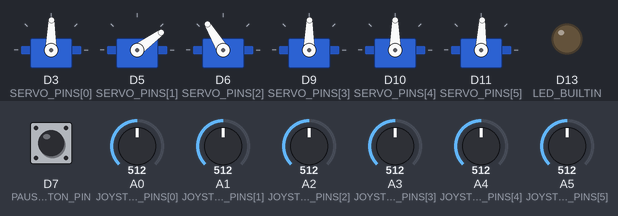
A sketch run on a simulated Arduino Uno R4 Minima. Shown: 6 × servo, output pins drawn as LEDs (lit = HIGH). Inputs (shaded band) come from the test bench; at power-on: A3 (JOYSTICK_PINS[3]) = 512, A0 (JOYSTICK_PINS[0]) = 512, A1 (JOYSTICK_PINS[1]) = 512, A2 (JOYSTICK_PINS[2]) = 512, A4 (JOYSTICK_PINS[4]) = 512, A5 (JOYSTICK_PINS[5]) = 512, D7 (PAUSE_BUTTON_PIN) HIGH (analog values on the 0–1023 scale).

Above: at 1.07 s.
1.8 s: A3 (JOYSTICK_PINS[3]) set to 100
At 2.4 s:
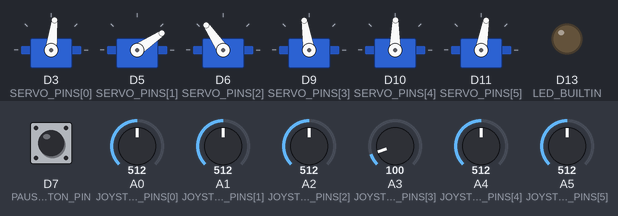
4.8 s: A0 (JOYSTICK_PINS[0]) set to 716
At 6.11 s:
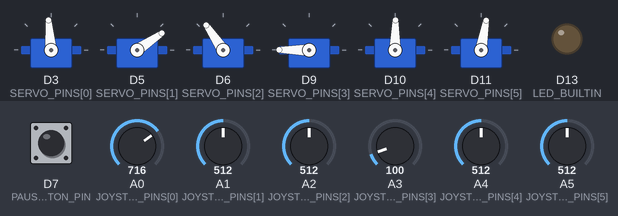
7.8 s: A1 (JOYSTICK_PINS[1]) set to 716
At 8.14 s:
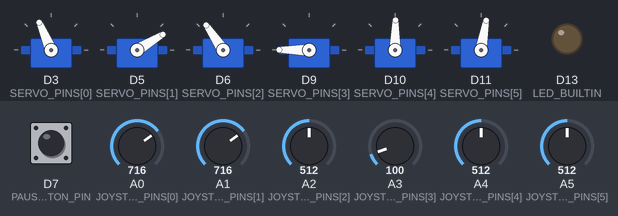
10.8 s: A2 (JOYSTICK_PINS[2]) set to 716
At 11.65 s:
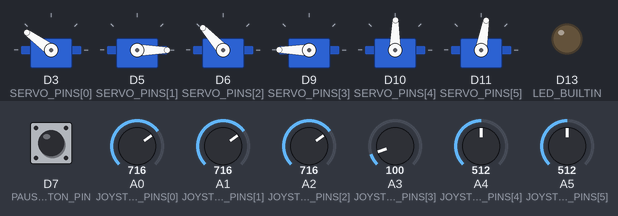
13.8 s: A4 (JOYSTICK_PINS[4]) set to 716
At 14.35 s:
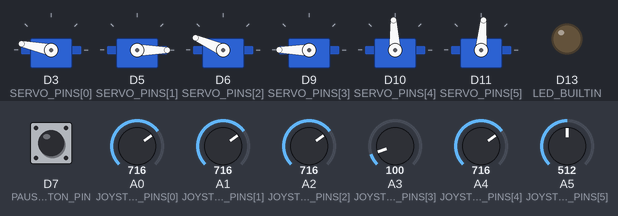
16.8 s: A5 (JOYSTICK_PINS[5]) set to 716
Timing chart, 0 to 26.0 s (numbered marks = the images above; inputs shaded):
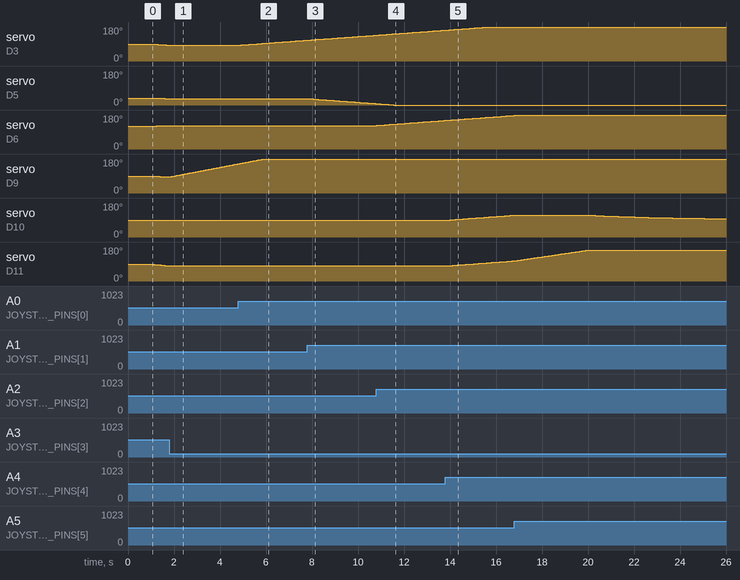

The sketch:

arm_motion_demo.ino
```cpp
/*
  Arduino Uno R4 WiFi: six servos, three joysticks, differential wrist

  Direct servo signals:
    Joint 1 -> Servo 1 -> D3
    Joint 2 -> Servo 2 -> D5
    Joint 3 -> Servo 3 -> D6
    Joint 4 -> Servo 4 -> D9

  Differential servo signals:
    Servo 5 -> D10
    Servo 6 -> D11

  Joystick axes:
    Joystick 1 X -> A0 -> Joint 1
    Joystick 1 Y -> A1 -> Joint 2
    Joystick 2 X -> A2 -> Joint 3
    Joystick 2 Y -> A3 -> Joint 4
    Joystick 3 X -> A4 -> Differential axis A
    Joystick 3 Y -> A5 -> Differential axis B

  Joystick 1 SW -> D7 -> Pause/resume automatic motion
  Joystick 2 and 3 SW -> Not connected

  Differential mixing:
    Servo 5 = center + axis A + axis B
    Servo 6 = center + axis A - axis B

  Moving any joystick immediately enters manual mode. After 10 seconds with
  all sticks centered, the arm returns smoothly to neutral and restarts the
  automatic demo unless auto motion has been paused with Joystick 1 SW.
*/

#include <Servo.h>
#include <math.h>

const byte DIRECT_JOINT_COUNT = 4;
const byte SERVO_COUNT = 6;
const byte CONTROL_COUNT = 6;
const byte DIFF_AXIS_A = 4;
const byte DIFF_AXIS_B = 5;

const byte SERVO_PINS[SERVO_COUNT] = {3, 5, 6, 9, 10, 11};
const byte JOYSTICK_PINS[CONTROL_COUNT] = {A0, A1, A2, A3, A4, A5};
const byte PAUSE_BUTTON_PIN = 7;

// Change an entry from 1.0 to -1.0 if that joystick axis is backward.
const float JOYSTICK_DIRECTION[CONTROL_COUNT] = {
  1.0, -1.0, 1.0, -1.0, 1.0, -1.0
};

// Change an entry to -1.0 if a differential servo is mechanically reversed.
const float DIFFERENTIAL_SERVO_DIRECTION[2] = {1.0, 1.0};

const float PHYSICAL_SERVO_RANGE = 270.0;
const float DIRECT_MIN[DIRECT_JOINT_COUNT] = {0.0, 0.0, 90.0, 0.0};
const float DIRECT_MAX[DIRECT_JOINT_COUNT] = {270.0, 112.5, 270.0, 270.0};

const float DIFFERENTIAL_CENTER = 135.0;

// abs(axis A) + abs(axis B) cannot exceed this value. With a 135-degree
// center, 110 leaves a 25-degree safety margin at both servo endpoints.
const float DIFFERENTIAL_MAX_COMBINED = 110.0;

const unsigned long MOVE_TIME_MS = 4000;
const unsigned long PAUSE_TIME_MS = 500;
const unsigned long MANUAL_TIMEOUT_MS = 10000;
const unsigned long UPDATE_INTERVAL_MS = 20;
const unsigned long BUTTON_DEBOUNCE_MS = 40;

// Maximum manual speed at full joystick deflection, in physical degrees/sec.
const float MAX_MANUAL_SPEED = 45.0;

// The Uno R4 ADC is configured for 12 bits: readings are from 0 to 4095.
const int ADC_MAX = 4095;
const int JOYSTICK_DEADZONE = 300;

// Each pose is:
// {Joint 1, Joint 2, Joint 3, Joint 4, Diff axis A, Diff axis B}
const float POSES[][CONTROL_COUNT] = {
  //                                 Diff A  Diff B   Resulting S5 / S6
  {135.0, 55.0, 180.0, 135.0,    0.0,    0.0},  // 135° / 135°
  { 90.0, 35.0, 210.0, 100.0,  -40.0,   30.0},  // 125° /  65°
  {120.0, 80.0, 140.0, 180.0,   45.0,   25.0},  // 205° / 155°
  {180.0, 40.0, 205.0, 170.0,   30.0,  -45.0},  // 120° / 210°
  {150.0, 70.0, 155.0,  80.0,  -35.0,  -35.0}   //  65° / 135°
};

const byte POSE_COUNT = sizeof(POSES) / sizeof(POSES[0]);

Servo servos[SERVO_COUNT];
float currentControl[CONTROL_COUNT];
float autoStartControl[CONTROL_COUNT];
int joystickCenter[CONTROL_COUNT];

bool manualMode = false;
bool autoPaused = false;
bool autoMoving = true;
bool lastButtonReading = HIGH;
bool stableButtonState = HIGH;
byte autoTargetPose = 1;
unsigned long autoPhaseStartedMs = 0;
unsigned long lastManualInputMs = 0;
unsigned long lastUpdateMs = 0;
unsigned long lastButtonChangeMs = 0;

// Explicit declarations keep the sketch clear and avoid relying on automatic
// function-prototype generation by the Arduino build system.
void calibrateJoysticks();
bool readJoysticks(float axisValues[]);
void updateManualMotion(const float axisValues[], float elapsedSeconds);
void constrainDifferential();
void updatePauseButton(unsigned long now);
void beginAutoMove(byte targetPose, unsigned long now);
void updateAutomaticMotion(unsigned long now);
void writeAllServoOutputs();
void writePhysicalServo(byte servoIndex, float physicalAngle);

void setup() {
  analogReadResolution(12);
  pinMode(PAUSE_BUTTON_PIN, INPUT_PULLUP);
  pinMode(LED_BUILTIN, OUTPUT);
  digitalWrite(LED_BUILTIN, LOW);

  for (byte servo = 0; servo < SERVO_COUNT; servo++) {
    servos[servo].attach(SERVO_PINS[servo]);
  }

  for (byte control = 0; control < CONTROL_COUNT; control++) {
    currentControl[control] = POSES[0][control];
    autoStartControl[control] = currentControl[control];
  }
  writeAllServoOutputs();

  // Keep all three sticks centered during this half-second calibration.
  calibrateJoysticks();

  autoPhaseStartedMs = millis();
  lastUpdateMs = autoPhaseStartedMs;
}

void loop() {
  unsigned long now = millis();
  updatePauseButton(now);

  if (now - lastUpdateMs < UPDATE_INTERVAL_MS) {
    return;
  }

  float elapsedSeconds = (now - lastUpdateMs) / 1000.0;
  lastUpdateMs = now;

  float axisValues[CONTROL_COUNT];
  bool joystickActive = readJoysticks(axisValues);

  if (joystickActive) {
    manualMode = true;
    lastManualInputMs = now;
    updateManualMotion(axisValues, elapsedSeconds);
    return;
  }

  if (manualMode) {
    if (now - lastManualInputMs >= MANUAL_TIMEOUT_MS) {
      manualMode = false;
      if (!autoPaused) {
        beginAutoMove(0, now);
      }
    }
    return;
  }

  if (autoPaused) {
    return;
  }

  updateAutomaticMotion(now);
}

void calibrateJoysticks() {
  const int SAMPLE_COUNT = 100;
  long totals[CONTROL_COUNT] = {0, 0, 0, 0, 0, 0};

  for (int sample = 0; sample < SAMPLE_COUNT; sample++) {
    for (byte axis = 0; axis < CONTROL_COUNT; axis++) {
      totals[axis] += analogRead(JOYSTICK_PINS[axis]);
    }
    delay(5);
  }

  for (byte axis = 0; axis < CONTROL_COUNT; axis++) {
    joystickCenter[axis] = totals[axis] / SAMPLE_COUNT;
  }
}

bool readJoysticks(float axisValues[]) {
  bool anyActive = false;

  for (byte axis = 0; axis < CONTROL_COUNT; axis++) {
    int offset = analogRead(JOYSTICK_PINS[axis]) - joystickCenter[axis];
    int magnitude = abs(offset);

    if (magnitude <= JOYSTICK_DEADZONE) {
      axisValues[axis] = 0.0;
      continue;
    }

    anyActive = true;
    int availableTravel = offset > 0
                            ? ADC_MAX - joystickCenter[axis]
                            : joystickCenter[axis];
    int usableTravel = availableTravel - JOYSTICK_DEADZONE;
    if (usableTravel < 1) {
      usableTravel = 1;
    }

    float normalized = (float)(magnitude - JOYSTICK_DEADZONE)
                       / (float)usableTravel;
    normalized = constrain(normalized, 0.0, 1.0);

    axisValues[axis] = (offset > 0 ? normalized : -normalized)
                       * JOYSTICK_DIRECTION[axis];
  }

  return anyActive;
}

void updateManualMotion(const float axisValues[], float elapsedSeconds) {
  for (byte control = 0; control < CONTROL_COUNT; control++) {
    currentControl[control] += axisValues[control]
                               * MAX_MANUAL_SPEED
                               * elapsedSeconds;
  }

  for (byte joint = 0; joint < DIRECT_JOINT_COUNT; joint++) {
    currentControl[joint] = constrain(
      currentControl[joint],
      DIRECT_MIN[joint],
      DIRECT_MAX[joint]
    );
  }

  constrainDifferential();
  writeAllServoOutputs();
}

void constrainDifferential() {
  float combined = fabsf(currentControl[DIFF_AXIS_A])
                   + fabsf(currentControl[DIFF_AXIS_B]);

  if (combined > DIFFERENTIAL_MAX_COMBINED) {
    float scale = DIFFERENTIAL_MAX_COMBINED / combined;
    currentControl[DIFF_AXIS_A] *= scale;
    currentControl[DIFF_AXIS_B] *= scale;
  }
}

void updatePauseButton(unsigned long now) {
  bool reading = digitalRead(PAUSE_BUTTON_PIN);

  if (reading != lastButtonReading) {
    lastButtonReading = reading;
    lastButtonChangeMs = now;
  }

  if (now - lastButtonChangeMs < BUTTON_DEBOUNCE_MS ||
      reading == stableButtonState) {
    return;
  }

  stableButtonState = reading;
  if (stableButtonState != LOW) {
    return;
  }

  autoPaused = !autoPaused;
  digitalWrite(LED_BUILTIN, autoPaused ? HIGH : LOW);

  if (!autoPaused && !manualMode) {
    beginAutoMove(0, now);
  }
}

void beginAutoMove(byte targetPose, unsigned long now) {
  for (byte control = 0; control < CONTROL_COUNT; control++) {
    autoStartControl[control] = currentControl[control];
  }

  autoTargetPose = targetPose;
  autoMoving = true;
  autoPhaseStartedMs = now;
}

void updateAutomaticMotion(unsigned long now) {
  if (!autoMoving) {
    if (now - autoPhaseStartedMs >= PAUSE_TIME_MS) {
      byte nextPose = (autoTargetPose + 1) % POSE_COUNT;
      beginAutoMove(nextPose, now);
    }
    return;
  }

  unsigned long elapsed = now - autoPhaseStartedMs;
  float progress = constrain(
    (float)elapsed / (float)MOVE_TIME_MS,
    0.0,
    1.0
  );
  float eased = progress * progress * (3.0 - 2.0 * progress);

  for (byte control = 0; control < CONTROL_COUNT; control++) {
    currentControl[control] = autoStartControl[control]
                              + (POSES[autoTargetPose][control]
                                 - autoStartControl[control]) * eased;
  }

  constrainDifferential();
  writeAllServoOutputs();

  if (progress >= 1.0) {
    autoMoving = false;
    autoPhaseStartedMs = now;
  }
}

void writeAllServoOutputs() {
  for (byte joint = 0; joint < DIRECT_JOINT_COUNT; joint++) {
    writePhysicalServo(joint, currentControl[joint]);
  }

  float differentialA = currentControl[DIFF_AXIS_A];
  float differentialB = currentControl[DIFF_AXIS_B];

  float servo5Angle = DIFFERENTIAL_CENTER
                      + DIFFERENTIAL_SERVO_DIRECTION[0]
                        * (differentialA + differentialB);
  float servo6Angle = DIFFERENTIAL_CENTER
                      + DIFFERENTIAL_SERVO_DIRECTION[1]
                        * (differentialA - differentialB);

  writePhysicalServo(4, servo5Angle);
  writePhysicalServo(5, servo6Angle);
}

void writePhysicalServo(byte servoIndex, float physicalAngle) {
  physicalAngle = constrain(physicalAngle, 0.0, PHYSICAL_SERVO_RANGE);
  int servoCommand = round(physicalAngle * 180.0 / PHYSICAL_SERVO_RANGE);
  servoCommand = constrain(servoCommand, 0, 180);
  servos[servoIndex].write(servoCommand);
}
```

Measured:
- after the input at 1.8 s, servo on D3 (SERVO_PINS[0]): stays 83° (without the input it goes to 82° after 0.09 s); servo on D5 (SERVO_PINS[1]): stays 34° (without the input it goes to 33° after 0.05 s)
- after the input at 4.8 s, servo on D3 (SERVO_PINS[0]): moves from 83° to 110° over 2.9 s, starting at once
- after the input at 7.8 s, servo on D5 (SERVO_PINS[1]): moves from 34° to 7° over 2.9 s, starting at once
- after the input at 10.8 s, servo on D6 (SERVO_PINS[2]): moves from 124° to 151° over 2.9 s, starting at once
- after the input at 13.8 s, servo on D10 (SERVO_PINS[4]): moves from 89° to 115° over 2.8 s, starting after 0.10 s; servo on D11 (SERVO_PINS[5]): moves from 80° to 106° over 2.8 s, starting after 0.08 s
